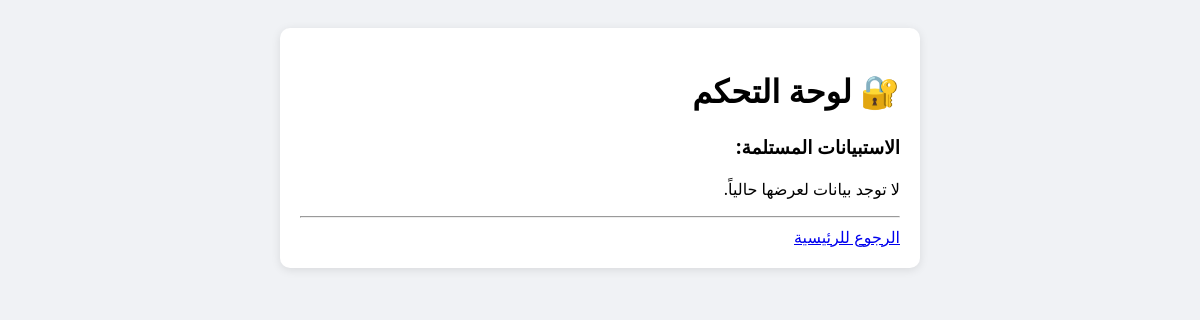
Page /admin (signed in) on the earlier database version.
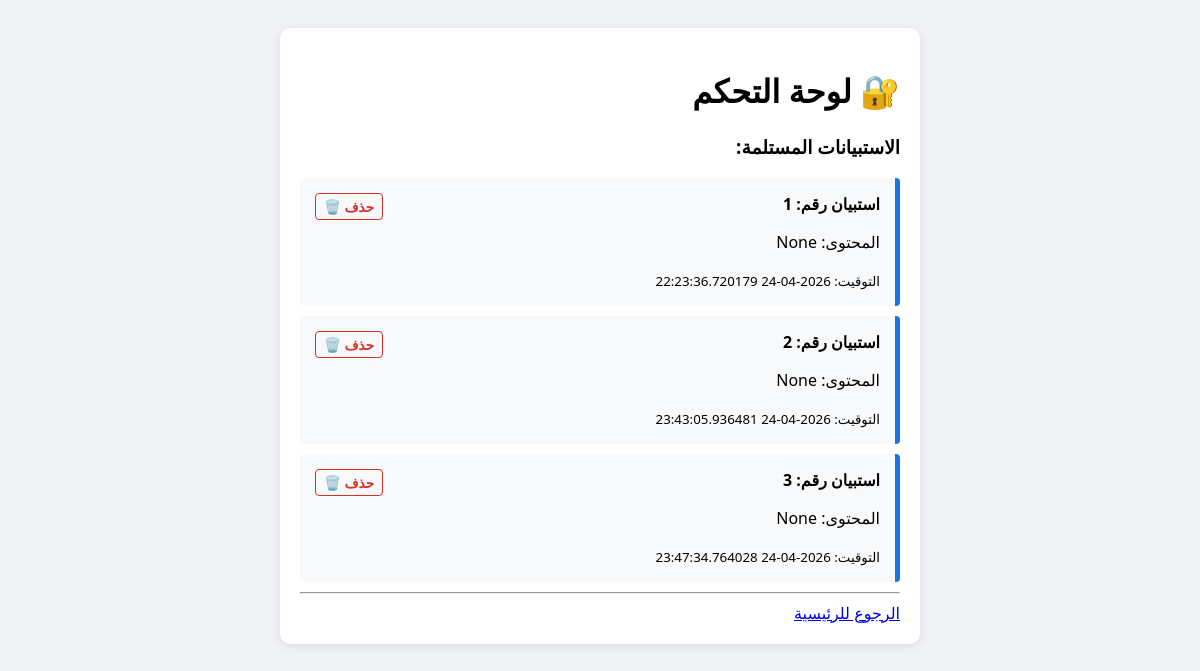
Same page on the later database version.
### CURRENCY_PRICES.py (models this page shows)
class Survey(db.Model):
    id = db.Column(db.Integer, primary_key=True)
    feedback = db.Column(db.Text)
    created_at = db.Column(db.DateTime, default=datetime.utcnow)

### CURRENCY_PRICES.py (the view)
@app.route('/admin')
@login_required
def admin_panel():
    surveys = Survey.query.all()
    return render_template('admin.html', surveys=surveys)

### CURRENCY_PRICES.py (called while the page is built)
@login_manager.user_loader
def load_user(user_id):
    return db.session.get(User, int(user_id))

### templates/admin.html (shortened to what this page needs)
<!DOCTYPE html>
<html lang="ar" dir="rtl">
<head>
</head>
<body>
    <div class="card">
        <h1>🔐 لوحة التحكم</h1>
        <h3>الاستبيانات المستلمة:</h3>
        {% for item in surveys %}
            <div class="survey-item">
                <a href="{{ url_for('delete_survey', id=item.id) }}"
                   class="btn-delete"
                   onclick="return confirm('هل أنت متأكد من حذف هذا الاستبيان؟')">
                   حذف 🗑️
                </a>
                <strong>استبيان رقم: {{ item.id }}</strong>
                <p>المحتوى: {{ item.feedback }}</p>
                <small>التوقيت: {{ item.created_at }}</small>
                <div class="clearfix"></div> </div>
        {% else %}
            <p>لا توجد بيانات لعرضها حالياً.</p>
        {% endfor %}
        <hr>
        <a href="{{ url_for('home') }}">الرجوع للرئيسية</a>
    </div>
</body>
</html>

### templates/admin.html (style rules this page uses)
body { font-family: 'Segoe UI', Tahoma, sans-serif; background: #f0f2f5; padding: 20px; direction: rtl; }
.card { background: white; padding: 20px; border-radius: 10px; box-shadow: 0 2px 10px rgba(0,0,0,0.1); max-width: 600px; margin: auto; }
.survey-item { border-right: 5px solid #1a73e8; background: #f8f9fa; padding: 15px; margin: 10px 0; border-radius: 4px; position: relative; }
.btn-delete { color: #d93025; text-decoration: none; font-size: 0.85em; font-weight: bold; border: 1px solid #d93025; padding: 3px 8px; border-radius: 4px; float: left; transition: 0.3s; }

Differences in the rows shown:
added Survey: id "1", feedback "None", created_at "2026-04-24 22:23:36.720179"
added Survey: id "2", feedback "None", created_at "2026-04-24 23:43:05.936481"
added Survey: id "3", feedback "None", created_at "2026-04-24 23:47:34.764028"
Other differences:
text no longer shown: "لا توجد بيانات لعرضها حالياً."
